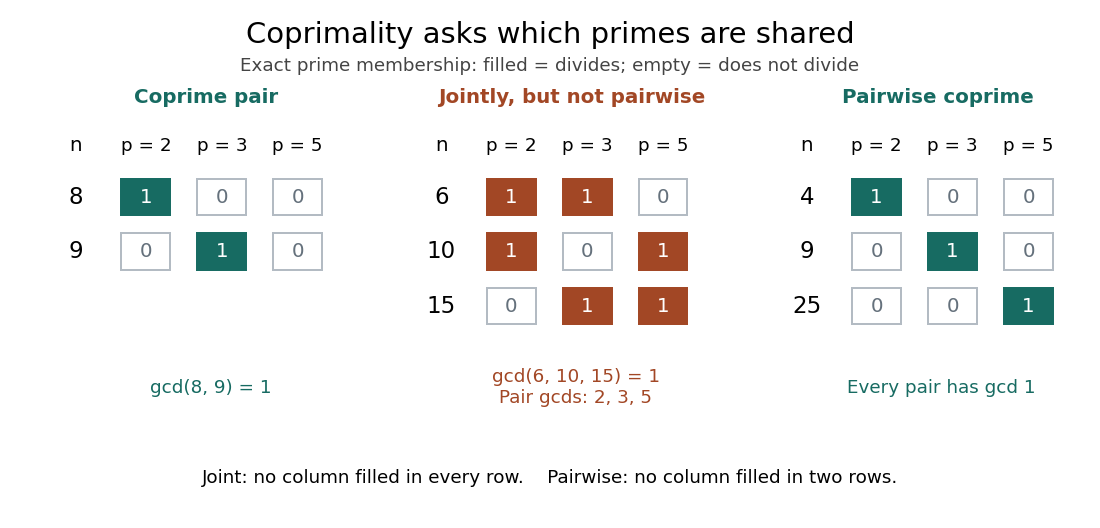

This figure's Python source:
"""Original exact prime-membership diagrams; Python 3.14, matplotlib 3.10.

Run from _media; the PNG is written to the current working directory.
No simulated measurements or probability estimates are used.
"""

from math import gcd
from pathlib import Path

import matplotlib.pyplot as plt
from matplotlib.patches import Rectangle


def prime_support(n):
    """Trial division records each prime once, regardless of multiplicity."""
    support = set()
    candidate = 2
    while candidate * candidate <= n:
        if n % candidate == 0:
            support.add(candidate)
            while n % candidate == 0:
                n //= candidate
        candidate += 1
    if n > 1:
        support.add(n)
    return support


def main():
    panels = [
        ((8, 9), 'Coprime pair', 'gcd(8, 9) = 1', '#176b62'),
        ((6, 10, 15), 'Jointly, but not pairwise',
         'gcd(6, 10, 15) = 1\nPair gcds: 2, 3, 5', '#a24725'),
        ((4, 9, 25), 'Pairwise coprime', 'Every pair has gcd 1', '#176b62'),
    ]
    primes = (2, 3, 5)
    assert gcd(8, 9) == 1
    assert gcd(*panels[1][0]) == 1
    assert [gcd(6, 10), gcd(6, 15), gcd(10, 15)] == [2, 3, 5]
    assert all(gcd(a, b) == 1 for a, b in ((4, 9), (4, 25), (9, 25)))
    plt.rcParams.update({'font.family': 'DejaVu Sans', 'font.size': 12})
    fig, axes = plt.subplots(1, 3, figsize=(10.0, 4.8), facecolor='white')
    fig.subplots_adjust(left=0.06, right=0.98, top=0.77, bottom=0.21, wspace=0.3)
    fig.suptitle('Coprimality asks which primes are shared', fontsize=19, y=0.96)
    fig.text(0.5, 0.865, 'Exact prime membership: filled = divides; empty = does not divide',
             ha='center', fontsize=12, color='#444444')
    for ax, (entries, title, conclusion, color) in zip(axes, panels):
        ax.set_facecolor('white')
        ax.set_xlim(-1.05, 2.65)
        ax.set_ylim(-1.35, 3.15)
        ax.axis('off')
        ax.set_title(title, fontsize=13, color=color, pad=12, weight='bold')
        ax.text(-0.92, 2.7, 'n', ha='center', fontsize=13)
        for col, p in enumerate(primes):
            ax.text(col, 2.7, f'p = {p}', ha='center', fontsize=12)
        for row, n in enumerate(entries):
            y = 2.0 - row * 0.83
            support = prime_support(n)
            assert support <= set(primes)
            ax.text(-0.92, y, str(n), ha='center', va='center', fontsize=15)
            for col, p in enumerate(primes):
                present = p in support
                ax.add_patch(Rectangle((col - 0.32, y - 0.28), 0.64, 0.56,
                                       facecolor=color if present else 'white',
                                       edgecolor=color if present else '#b3bbc3', linewidth=1.3))
                if present:
                    ax.text(col, y, '1', ha='center', va='center', color='white', fontsize=13)
                else:
                    ax.text(col, y, '0', ha='center', va='center', color='#65717c', fontsize=13)
        ax.text(0.85, -0.9, conclusion, ha='center', va='center', fontsize=12, color=color)
    fig.text(0.5, 0.085, 'Joint: no column filled in every row.    Pairwise: no column filled in two rows.',
             ha='center', fontsize=12)
    output = Path(__file__).with_suffix('.png').name
    fig.savefig(output, dpi=110, facecolor='white', transparent=False)
    plt.close(fig)


if __name__ == '__main__':
    main()
